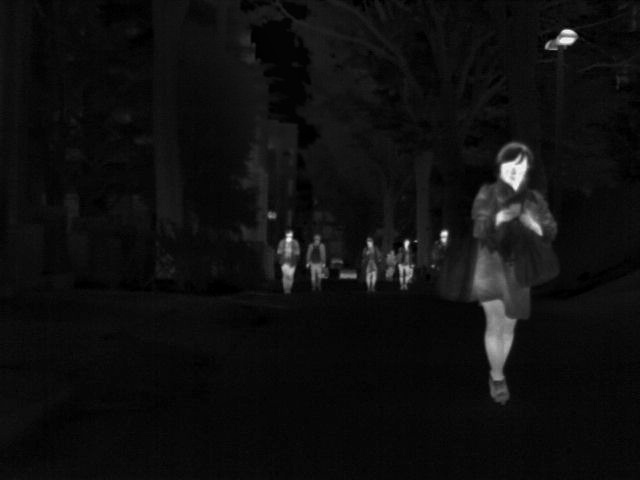
#> input picture data/ir/00036N.png, 640 x 480 px, given in place of 18.png, which was not available
$ python box.py
#> lines starting #> are read from the running program, lines starting #| are printed output that depends on the picture; after the words box and inside, x2 and y2 are one past the last pixel; in counts of white or black regions, pixels touching at a corner belong together; pictures that were not available may be replaced by others from this repository, and a replacement may not be noted
# -*- coding: utf-8 -*-
# @Time    : 2022/7/29 9:45
# @Author  : Fanstandy
# @CoAthor : Tysm
# @Updating Time : 2023/2/8 17:33
import cv2
from PIL import Image
import os

def auto_box(img, left1, w1, h1, file_name, save_path , left2 = None, w2 = None, h2 =None):
    color = (0, 0, 255)  # 框颜色 BGR
    width = 1   # 线宽度
    right1 = []
    right1.append(left1[0]+w1)
    right1.append(left1[1]+h1)
    cut_img = img[left1[1]:right1[1], left1[0]:right1[0]]
    cut_img = img[left1[1]:left1[1]+h1, left1[0]:left1[0] + w1]
    box_path = save_path + file_name + '_box1' + '.PNG'
    img_path = save_path + file_name + '.PNG'
    cv2.imwrite(box_path, cut_img)
    cv2.rectangle(img, (left1[0], left1[1]), (right1[0], right1[1]), color, width)  # 画框
    cv2.rectangle(img, (left1[0], left1[1]), (left1[0] + w1, left1[1]+h1), color, width)  # 画框
    if left2 == None or w2 == None or h2 == None:
        cv2.imwrite(img_path, img)
    else:
        color = (0, 255, 0)  # 框颜色 BGR
        right2 = []
        right2.append(left2[0]+w2)
        right2.append(left2[1]+h2)
        cut_img = img[left2[1]:right2[1], left2[0]:right2[0]]
        cut_img = img[left2[1]:left2[1]+h2, left2[0]:left2[0] + w2]
        box_path = save_path + file_name + '_box2' + '.PNG'
        cv2.imwrite(box_path, cut_img)
        cv2.rectangle(img, (left2[0], left2[1]), (right2[0], right2[1]), color, width)  # 画框
        cv2.rectangle(img, (left2[0], left2[1]), (left2[0] + w2, left2[1]+h2), color, width)  # 画框
        cv2.imwrite(img_path, img)

def on_mouse(event, x, y, flags, param):
    global img, point1, point2
    img2 = img.copy()
    if event == cv2.EVENT_LBUTTONDOWN:  # 左键点击
        point1 = (x, y)
        print('左上角坐标{},{}'.format(x, y))
        cv2.circle(img2, point1, 10, (0, 255, 0), 1)
        cv2.imshow('image', img2)
    elif event == cv2.EVENT_MOUSEMOVE and (flags & cv2.EVENT_FLAG_LBUTTON):  # 按住左键拖曳
        cv2.rectangle(img2, point1, (x, y), (255, 0, 0), 1)
        cv2.imshow('image', img2)
    elif event == cv2.EVENT_LBUTTONUP:  # 左键释放
        point2 = (x, y)
        print('右下角坐标{},{}'.format(x, y))
        cv2.rectangle(img2, point1, point2, (0, 0, 255), 1)
        cv2.imshow('image', img2)
        # cv2.imwrite('new.png', img2)
        min_x = min(point1[0], point2[0])
        min_y = min(point1[1], point2[1])
        width = abs(point1[0] - point2[0])
        height = abs(point1[1] - point2[1])
        print('width:{},height:{}'.format(width, height))
        cut_img = img[min_y:min_y + height, min_x:min_x + width]
        cv2.imshow('area', cut_img)


def get_left(img):
    cv2.namedWindow('image')
    cv2.setMouseCallback('image', on_mouse)
    cv2.imshow('image', img)
    cv2.waitKey(0)  # 按任意键结束

if __name__ == '__main__':
    # main()
    global img
    global point1, point2
    # path = 'E:/RTNIF/paper/compare/TNO/Ours/Two_stage/AFBR/'
    # path = 'E:/RTNIF/paper/compare/TNO/Ours/Autocoder_100/'
    left1 = [1,238]    # 左上角坐标（x,y） 红框
    w1 = 40     #宽
    h1 = 40      #高
    left2 = [165,185]    # 左上角坐标（x,y） // left = None or [x,y] 绿框
    w2 = 50     #宽     #None or int
    h2 = 50     #高     #None or int
    bf = 1
    if bf == 0:
        path = 'D:/Result/Fusion/TNO/'
        file_name = ['T2EA', 'DenseFuse','FusionGAN','GANMcC','MSPIF','UMF-CMGR','DRF','U2Fusion']
        # file_name = ['T2EA','label','U2Fusion','DRF','DenseFuse','MSPIF','FusionGAN','Infrared','Visible','GANMcC','UMF-CMGR']
        # file_name = ['V2','NTaylor','T2EA']
        for name in file_name:
            img = cv2.imread(path + name + '/18.png')     #img_path
            bz = 0
            save_path = 'box/'  #保存路径
            os.makedirs(save_path, exist_ok=True)
            if bz == 1:
                get_left(img)      #在终端输出左上角坐标，框大小和高
                break
            else:
                auto_box(img,left1,w1,h1,name,save_path,left2,w2,h2)
                # auto_box(img,left1,w1,h1,'ir',save_path)
    else:
        path = 'code/data/Fusion/TNO/'
        file_name = ['vis','ir']
        for name in file_name:
            img = cv2.imread(path + name + '/18.png')     #img_path
#> img is the input picture: shape (480, 640, 3); min 0, max 250, mean 14.8
            bz = 0
            save_path = 'box/'  #保存路径
            os.makedirs(save_path, exist_ok=True)
            if bz == 1:
                get_left(img)      #在终端输出左上角坐标，框大小和高
                break
            else:
                auto_box(img,left1,w1,h1,name,save_path,left2,w2,h2)
#> in auto_box, `cut_img = img[left1[1]:right1[1], left1[0]:right1[0]]`:
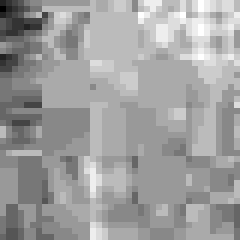
#> cut_img: shape (40, 40, 3) (shown 6 times larger); min 3, max 18, mean 12.36; drawn with min black and max white
#> in auto_box, `cv2.rectangle(img, (left1[0], left1[1]), (right1[0], right1[1]), color..`:
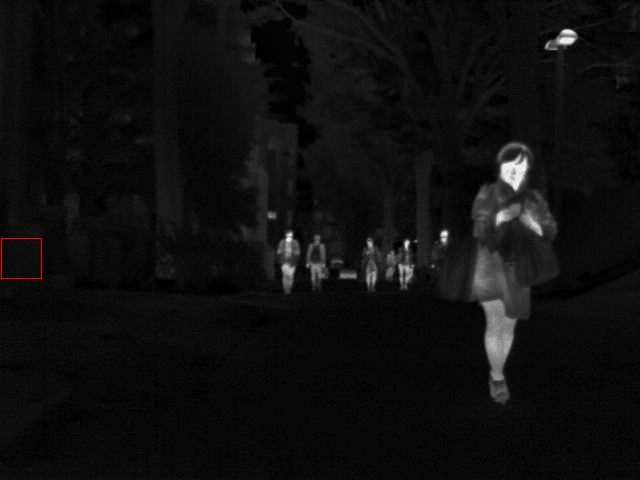
#> img: shape (480, 640, 3); 0.05% of pixels changed, all inside (x1, y1, x2, y2) = (1, 238, 42, 279)
#> in auto_box, `cut_img = img[left2[1]:right2[1], left2[0]:right2[0]]`:
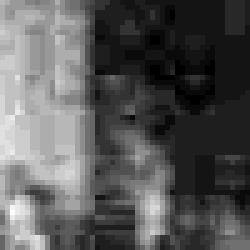
#> cut_img: shape (50, 50, 3) (shown 5 times larger); min 5, max 30, mean 13.7; drawn with min black and max white
#> in auto_box, `cv2.rectangle(img, (left2[0], left2[1]), (right2[0], right2[1]), color..`:
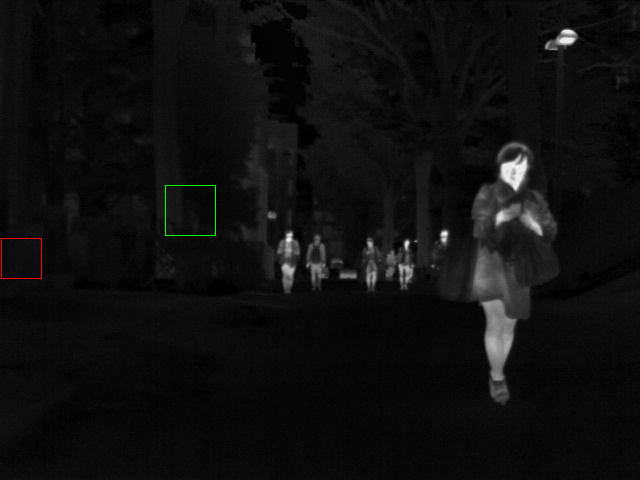
#> img: shape (480, 640, 3); 0.07% of pixels changed, all inside (x1, y1, x2, y2) = (165, 185, 216, 236)
#> pass 2 of the loop `for name in file_name:`:
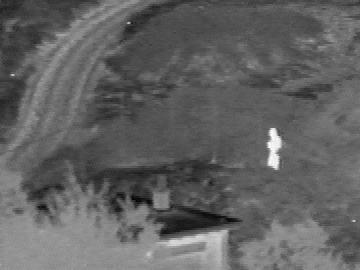
#> input picture data/ir/1.png, 360 x 270 px, given in place of 18.png, which was not available
#> img is the input picture: shape (270, 360, 3); min 0, max 255, mean 97.8
#> in auto_box (call 2), `cv2.rectangle(img, (left1[0], left1[1]), (right1[0], right1[1]), color..`:
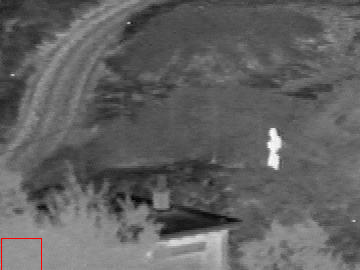
#> img: shape (270, 360, 3); 0.11% of pixels changed, all inside (x1, y1, x2, y2) = (1, 238, 42, 270)
#> in auto_box (call 2), `cv2.rectangle(img, (left2[0], left2[1]), (right2[0], right2[1]), color..`:
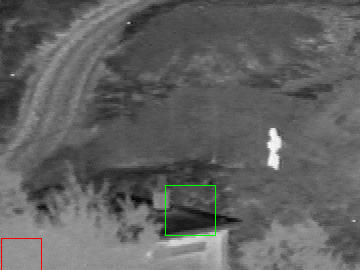
#> img: shape (270, 360, 3); 0.21% of pixels changed, all inside (x1, y1, x2, y2) = (165, 185, 216, 236)
